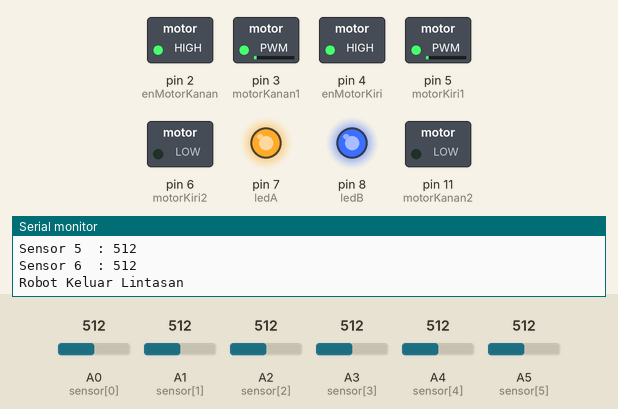
Simulated run of this sketch. Board: Arduino Uno, built with avr-gcc and run on an emulated ATmega328P. On the bench: switched loads named in the sketch (green lamp = pin HIGH), output pins drawn as LEDs (lit = HIGH), the last lines printed to the serial monitor. Dashed ring = blinking. The test bench sets the inputs (shaded band); at power-on: A0 (sensor[0]) = 512, A1 (sensor[1]) = 512, A2 (sensor[2]) = 512, A3 (sensor[3]) = 512, A4 (sensor[4]) = 512, A5 (sensor[5]) = 512.

Above: at 2.8 s.
2.9 s: A0 (sensor[0]) set to 30
At 5.0 s:
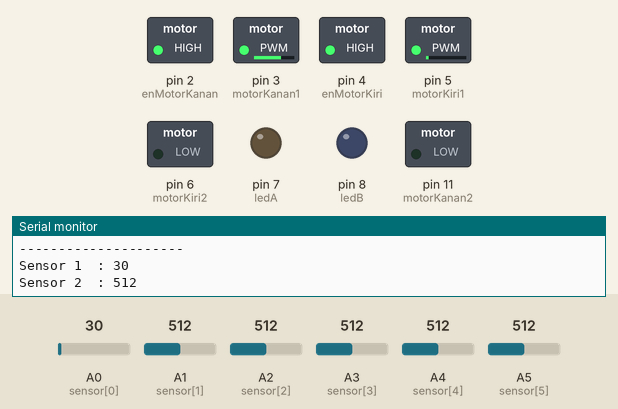
5.7 s: A0 (sensor[0]) set to 39
At 6.5 s:
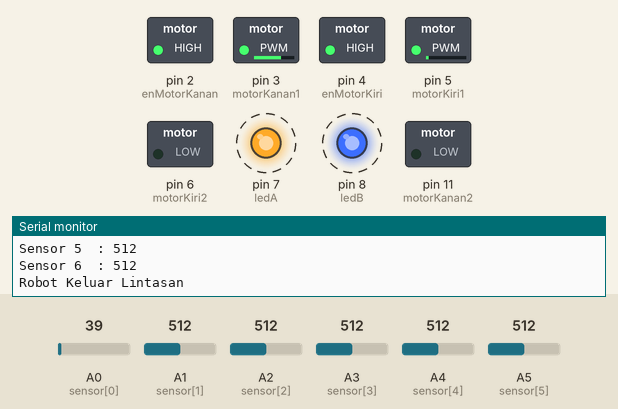
9.2 s: A1 (sensor[1]) set to 30
At 10.9 s:
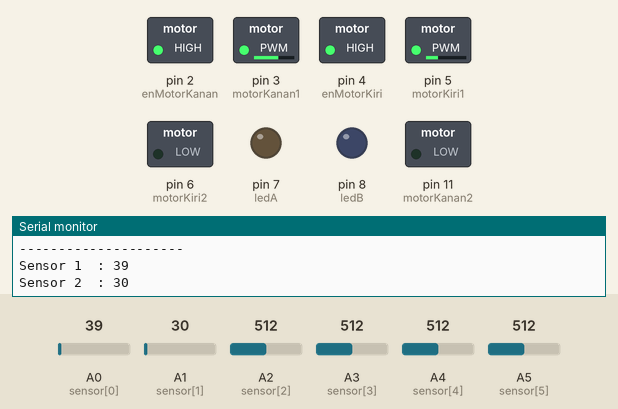
12.0 s: A1 (sensor[1]) set to 38
At 12.5 s:
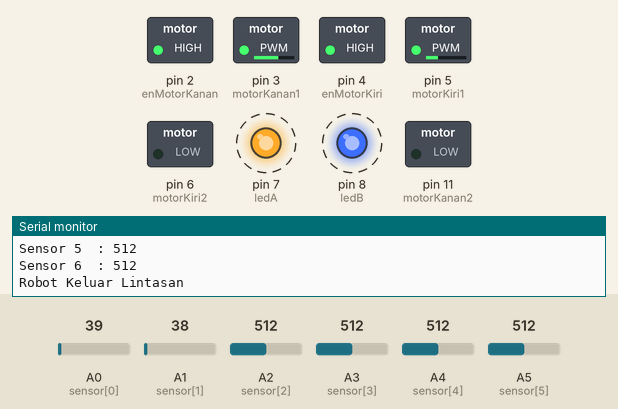
15.5 s: A2 (sensor[2]) set to 30
At 16.8 s:
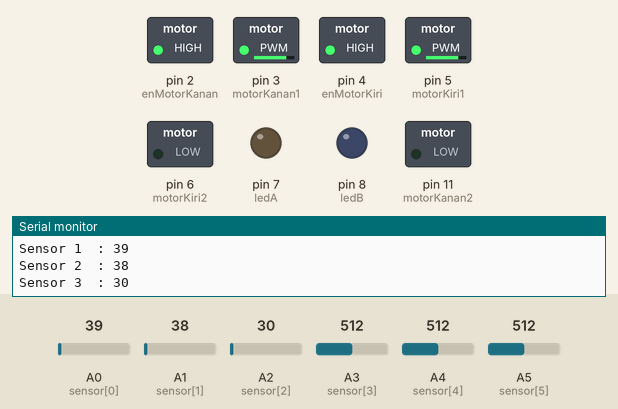
18.3 s: A2 (sensor[2]) set to 37
At 19.1 s:
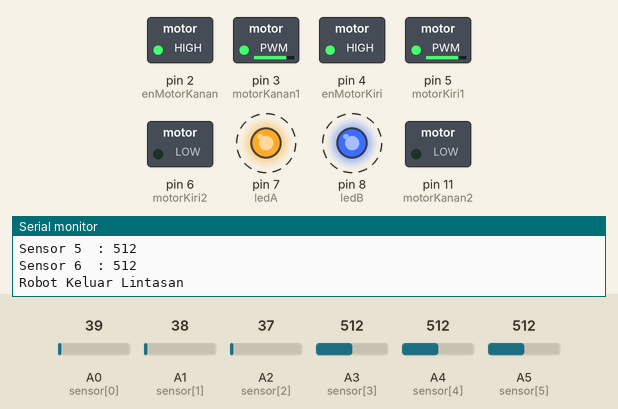
Timing chart, 0 to 22.8 s (numbered marks = the images above; inputs shaded):
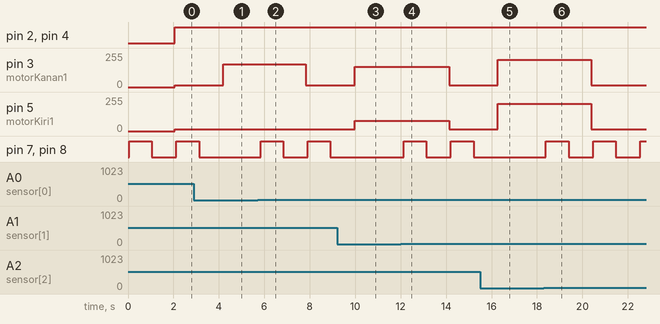

The sketch:

essment_1_Sistem_Kendali_-_Ramah_Rinaldi_Ruslan__6702190006_.ino
```cpp
//Ramah Rinaldi Ruslan
//D3TK-43-02
//6702190006

int sensor[6] = {A0, A1, A2, A3, A4, A5};

int enMotorKiri = 4;
int enMotorKanan = 2;
int motorKiri1 = 5;
int motorKiri2 = 6;
int motorKanan1 = 3;
int motorKanan2 = 11;

int ledA = 7;
int ledB = 8;

int valMotorKiri;
int valMotorKanan;

int valSensor[6];

int valError = 0;
int i;

void setup()
{

  for(i=0;i<6;i++){

    pinMode(sensor[i], INPUT);
  }

  pinMode(enMotorKiri, OUTPUT);
  pinMode(enMotorKanan, OUTPUT);
  pinMode(motorKiri1, OUTPUT);
  pinMode(motorKiri2, OUTPUT);
  pinMode(motorKanan1, OUTPUT);
  pinMode(motorKanan2, OUTPUT);

  pinMode(ledA, OUTPUT);
  pinMode(ledB, OUTPUT);

  Serial.begin(9600);
}

void readSensor(){
  for(i=0;i<=5;i++){
    valSensor[i] = analogRead(sensor[i]);
    Serial.print("\nSensor ");
    Serial.print(i+1);
    Serial.print("  : ");
    Serial.print(valSensor[i]);
  }
}

void writeMotor(){
  digitalWrite(enMotorKiri, HIGH);
  digitalWrite(enMotorKanan, HIGH);
  analogWrite(motorKiri1, valMotorKiri);
  analogWrite(motorKiri2, 0);
  analogWrite(motorKanan1, valMotorKanan);
  analogWrite(motorKanan2, 0);
}

void loop()
{
  readSensor();
  afterError:
  if(valSensor[0]<34&&
     valSensor[1]<34&&
     valSensor[2]>34&&
     valSensor[3]>34&&
     valSensor[4]>34&&
     valSensor[5]>34){
    //konfigurasi duty cycle motor
  valMotorKiri = 255 * 0.06; //duty cycle motor kiri 6%
  valMotorKanan = 255 * 0.67; //duty cycle motor kanan 67%
  writeMotor();
  }

  else if(valSensor[0]>34&&
          valSensor[1]<34&&
          valSensor[2]<34&&
          valSensor[3]>34&&
          valSensor[4]>34&&
          valSensor[5]>34){
  valMotorKiri = 255*0.3;
  valMotorKanan = 255*0.6;
  writeMotor();
  }

  //jika sensor 3 dan 4 mendeteksi gelap, sisanya terang
  else if(valSensor[0]>34&&
          valSensor[1]>34&&
          valSensor[2]<34&&
          valSensor[3]<34&&
          valSensor[4]>34&&
          valSensor[5]>34){
    //konfigurasi duty cycle motor
  valMotorKiri = 255*0.8; //duty cycle motor kiri 80%
  valMotorKanan = 255*0.8; //duty cycle motor kanan 80%
  //memanggil fungsi writeMotor()
  writeMotor();
  }

  //jika sensor 4 dan 5 mendeteksi gelap, sisanya terang
  else if(valSensor[0]>34&&
          valSensor[1]>34&&
          valSensor[2]>34&&
          valSensor[3]<34&&
          valSensor[4]<34&&
          valSensor[5]>34){
    //konfigurasi duty cycle motor
  valMotorKiri = 255*0.6;
  valMotorKanan = 255*0.3;
  writeMotor();
  }

  else if(valSensor[0]>34&&
          valSensor[1]>34&&
          valSensor[2]>34&&
          valSensor[3]>34&&
          valSensor[4]<34&&
          valSensor[5]<34){
  valMotorKiri = 255*0.67; //duty cycle motor kiri 67%
  valMotorKanan = 255*0.06; //duty cycle motor kanan 6%
  writeMotor();
  }

  //semua sensor mendeteksi terang
  else if(valSensor[0]>34&&
          valSensor[1]>34&&
          valSensor[2]>34&&
          valSensor[3]>34&&
          valSensor[4]>34&&
          valSensor[5]>34){
  valMotorKiri = 255*0.06; //duty cycle motor kiri 6%
  valMotorKanan = 255*0.06; //duty cycle motor kanan 6%
    Serial.print("\nRobot Keluar Lintasan");
    digitalWrite(ledA, HIGH);
    digitalWrite(ledB, HIGH);
    delay(1000);
    digitalWrite(ledA, LOW);
    digitalWrite(ledB, LOW);
    delay(1000);
  writeMotor();
  }

  else if(valSensor[0]<34&&
          valSensor[1]>34&&
          valSensor[2]>34&&
          valSensor[3]>34&&
          valSensor[4]>34&&
          valSensor[5]>34){

    valSensor[1] = valSensor[0];
    valError = -2;
    showError();
    goto afterError;
  }

  else if(valSensor[0]>34&&
          valSensor[1]<34&&
          valSensor[2]>34&&
          valSensor[3]>34&&
          valSensor[4]>34&&
          valSensor[5]>34){

    valSensor[2] = valSensor[1];
    valError = -1;
    showError();
    goto afterError;
  }

  else if(valSensor[0]>34&&
          valSensor[1]>34&&
          valSensor[2]<34&&
          valSensor[3]>34&&
          valSensor[4]>34&&
          valSensor[5]>34){

    valSensor[3] = valSensor[2];
    valError = 0;
    showError();
    goto afterError;
  }


  else if(valSensor[0]>34&&
          valSensor[1]>34&&
          valSensor[2]>34&&
          valSensor[3]<34&&
          valSensor[4]>34&&
          valSensor[5]>34){

    valSensor[2] = valSensor[3];
    valError = 0;
    showError();
    goto afterError;
  }


  else if(valSensor[0]>34&&
          valSensor[1]>34&&
          valSensor[2]>34&&
          valSensor[3]>34&&
          valSensor[4]<34&&
          valSensor[5]>34){

    valSensor[3] = valSensor[4];
    valError = 1;
    showError();
    goto afterError;
  }

  else if(valSensor[0]>34&&
          valSensor[1]>34&&
          valSensor[2]>34&&
          valSensor[3]>34&&
          valSensor[4]>34&&
          valSensor[5]<34){

    valSensor[4] = valSensor[5];
    valError = 2;
    showError();
    goto afterError;
  }
  Serial.print("\n---------------------");
}

void showError(){

  Serial.print("\nError   : ");
  Serial.print(valError);
  valError = 0;
}
```

Measured:
- the behaviour switches between 34 and 35 on A0 (sensor[0]) (found by bisection; images 1 and 2)
- the behaviour switches between 34 and 35 on A1 (sensor[1]) (found by bisection; images 3 and 4)
- the behaviour switches between 34 and 35 on A2 (sensor[2]) (found by bisection; images 5 and 6)
- after the input at 2.9 s, pin 3 (motorKanan1): 15/255 → 170/255 after 1.3 s; pin 7 (ledA), pin 8 (ledB): goes on until 3.1 s, then stays LOW
- after the input at 5.7 s, pin 3 (motorKanan1): 170/255 → 15/255 after 2.1 s; pin 7 (ledA), pin 8 (ledB): alternates HIGH for 1.0 s and LOW for 1.1 s, starting after 0.13 s
- after the input at 9.2 s, pin 3 (motorKanan1): 15/255 → 153/255 after 0.78 s; pin 5 (motorKiri1): 15/255 → 76/255 after 0.78 s; pin 7 (ledA), pin 8 (ledB): stays LOW (without the input it goes to HIGH after 0.79 s)
- after the input at 12.0 s, pin 3 (motorKanan1): 153/255 → 15/255 after 2.1 s; pin 5 (motorKiri1): 76/255 → 15/255 after 2.1 s; pin 7 (ledA), pin 8 (ledB): alternates HIGH for 1.0 s and LOW for 1.1 s, starting after 0.13 s
- after the input at 15.5 s, pin 3 (motorKanan1), pin 5 (motorKiri1): 15/255 → 204/255 after 0.77 s; pin 7 (ledA), pin 8 (ledB): stays LOW (without the input it goes to HIGH after 0.78 s)
- after the input at 18.3 s, pin 3 (motorKanan1), pin 5 (motorKiri1): 204/255 → 15/255 after 2.1 s; pin 7 (ledA), pin 8 (ledB): alternates HIGH for 1.0 s and LOW for 1.1 s, starting after 0.10 s
